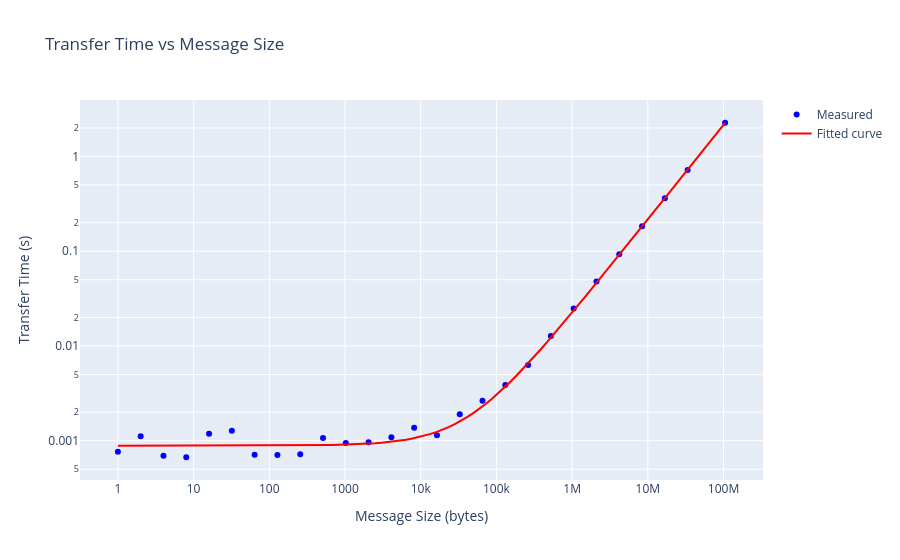

The notebook cell this image was saved under:
### Code cell
send_recv = """
[rank0] RTT (ms): min=0.673, max=2.466, mean=0.890, std=0.372
[rank0] Size=1B | Bandwidth (MB/s): min=0.00, max=0.00, mean=0.00, std=0.00
[rank0] Size=1B | Transfer time (s): min=0.000725, max=0.000851, mean=0.000763, std=0.000038
[rank0] Size=2B | Bandwidth (MB/s): min=0.00, max=0.01, mean=0.00, std=0.00
[rank0] Size=2B | Transfer time (s): min=0.000761, max=0.001647, mean=0.001112, std=0.000294
[rank0] Size=4B | Bandwidth (MB/s): min=0.01, max=0.01, mean=0.01, std=0.00
[rank0] Size=4B | Transfer time (s): min=0.000622, max=0.000747, mean=0.000693, std=0.000033
[rank0] Size=8B | Bandwidth (MB/s): min=0.02, max=0.03, mean=0.02, std=0.00
[rank0] Size=8B | Transfer time (s): min=0.000549, max=0.000740, mean=0.000669, std=0.000069
[rank0] Size=16B | Bandwidth (MB/s): min=0.02, max=0.05, mean=0.03, std=0.01
[rank0] Size=16B | Transfer time (s): min=0.000593, max=0.001972, mean=0.001186, std=0.000517
[rank0] Size=32B | Bandwidth (MB/s): min=0.03, max=0.10, mean=0.06, std=0.03
[rank0] Size=32B | Transfer time (s): min=0.000599, max=0.002107, mean=0.001273, std=0.000619
[rank0] Size=64B | Bandwidth (MB/s): min=0.13, max=0.20, mean=0.18, std=0.03
[rank0] Size=64B | Transfer time (s): min=0.000607, max=0.000921, mean=0.000710, std=0.000121
[rank0] Size=128B | Bandwidth (MB/s): min=0.29, max=0.41, mean=0.35, std=0.04
[rank0] Size=128B | Transfer time (s): min=0.000597, max=0.000854, mean=0.000705, std=0.000090
[rank0] Size=256B | Bandwidth (MB/s): min=0.59, max=0.83, mean=0.69, std=0.10
[rank0] Size=256B | Transfer time (s): min=0.000590, max=0.000829, mean=0.000718, std=0.000101
[rank0] Size=512B | Bandwidth (MB/s): min=0.59, max=1.38, mean=0.99, std=0.27
[rank0] Size=512B | Transfer time (s): min=0.000706, max=0.001649, mean=0.001070, std=0.000326
[rank0] Size=1KB | Bandwidth (MB/s): min=1.72, max=2.38, mean=2.09, std=0.22
[rank0] Size=1KB | Transfer time (s): min=0.000821, max=0.001135, mean=0.000945, std=0.000105
[rank0] Size=2KB | Bandwidth (MB/s): min=3.84, max=4.27, mean=4.07, std=0.12
[rank0] Size=2KB | Transfer time (s): min=0.000914, max=0.001019, mean=0.000961, std=0.000029
[rank0] Size=4KB | Bandwidth (MB/s): min=6.20, max=8.84, mean=7.26, std=0.77
[rank0] Size=4KB | Transfer time (s): min=0.000884, max=0.001261, mean=0.001089, std=0.000114
[rank0] Size=8KB | Bandwidth (MB/s): min=6.35, max=18.39, mean=12.62, std=3.76
[rank0] Size=8KB | Transfer time (s): min=0.000850, max=0.002460, mean=0.001374, std=0.000479
[rank0] Size=16KB | Bandwidth (MB/s): min=25.66, max=29.90, mean=27.41, std=1.11
[rank0] Size=16KB | Transfer time (s): min=0.001045, max=0.001218, mean=0.001142, std=0.000045
[rank0] Size=32KB | Bandwidth (MB/s): min=22.65, max=43.52, mean=35.07, std=8.16
[rank0] Size=32KB | Transfer time (s): min=0.001436, max=0.002759, mean=0.001902, std=0.000521
[rank0] Size=64KB | Bandwidth (MB/s): min=37.23, max=57.16, mean=48.34, std=6.75
[rank0] Size=64KB | Transfer time (s): min=0.002187, max=0.003357, mean=0.002641, std=0.000398
[rank0] Size=128KB | Bandwidth (MB/s): min=58.57, max=72.99, mean=64.95, std=4.79
[rank0] Size=128KB | Transfer time (s): min=0.003425, max=0.004268, mean=0.003870, std=0.000288
[rank0] Size=256KB | Bandwidth (MB/s): min=59.39, max=89.15, mean=80.46, std=7.41
[rank0] Size=256KB | Transfer time (s): min=0.005609, max=0.008419, mean=0.006281, std=0.000731
[rank0] Size=512KB | Bandwidth (MB/s): min=69.27, max=85.05, mean=78.60, std=4.41
[rank0] Size=512KB | Transfer time (s): min=0.011758, max=0.014436, mean=0.012764, std=0.000745
[rank0] Size=1MB | Bandwidth (MB/s): min=78.53, max=81.51, mean=80.26, std=1.02
[rank0] Size=1MB | Transfer time (s): min=0.024537, max=0.025469, mean=0.024922, std=0.000320
[rank0] Size=2MB | Bandwidth (MB/s): min=82.34, max=84.25, mean=83.46, std=0.63
[rank0] Size=2MB | Transfer time (s): min=0.047477, max=0.048582, mean=0.047930, std=0.000363
[rank0] Size=4MB | Bandwidth (MB/s): min=85.19, max=86.89, mean=86.09, std=0.46
[rank0] Size=4MB | Transfer time (s): min=0.092070, max=0.093911, mean=0.092927, std=0.000501
[rank0] Size=8MB | Bandwidth (MB/s): min=86.56, max=87.71, mean=87.17, std=0.36
[rank0] Size=8MB | Transfer time (s): min=0.182421, max=0.184838, mean=0.183545, std=0.000762
[rank0] Size=16MB | Bandwidth (MB/s): min=87.77, max=89.60, mean=88.54, std=0.55
[rank0] Size=16MB | Transfer time (s): min=0.357127, max=0.364597, mean=0.361438, std=0.002240
[rank0] Size=32MB | Bandwidth (MB/s): min=87.88, max=90.73, mean=89.11, std=0.84
[rank0] Size=32MB | Transfer time (s): min=0.705403, max=0.728269, mean=0.718242, std=0.006739
[rank0] Size=100MB | Bandwidth (MB/s): min=86.75, max=89.67, mean=88.12, std=0.70
[rank0] Size=100MB | Transfer time (s): min=2.230395, max=2.305373, mean=2.269840, std=0.018107
"""

df = parse_results(send_recv)
plot_transfer_time_vs_size(df)
